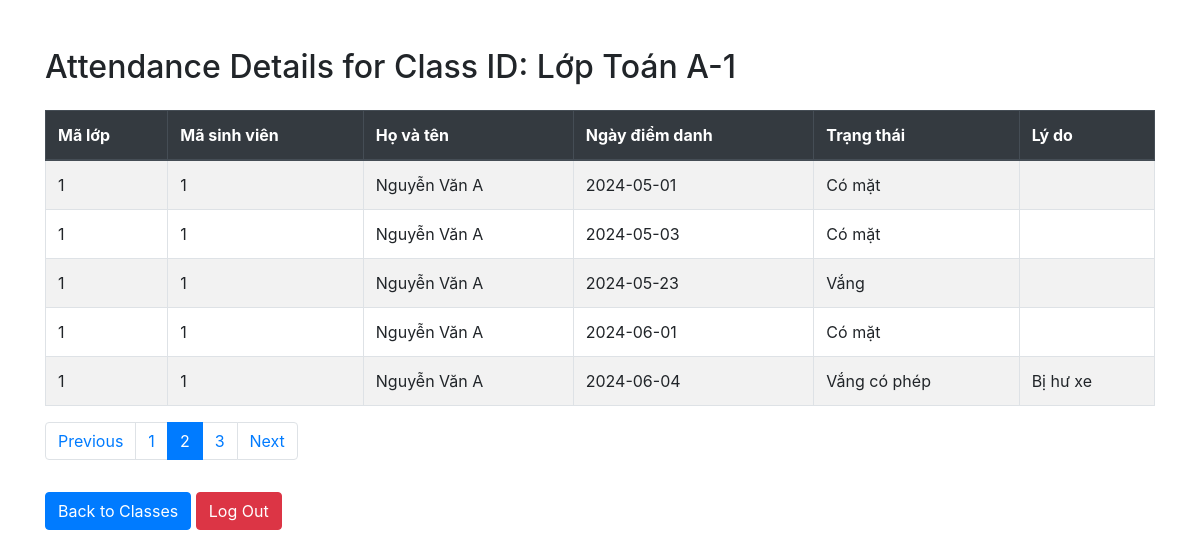
The app's page /code/chitietdiemdanh-sv.php?id=1&page=2 (signed in) with its own data.
### tables this page shows
CREATE TABLE `classes` (
  `class_id` int(11) NOT NULL,
  `class_name` varchar(255) NOT NULL,
  `subject_id` int(11) NOT NULL,
  `semester_id` int(11) NOT NULL,
  `teacher_id` int(11) NOT NULL
);

CREATE TABLE `attendances` (
  `attendance_id` int(11) NOT NULL,
  `class_id` int(11) NOT NULL,
  `student_id` int(11) NOT NULL,
  `attendance_date` date NOT NULL,
  `status` enum('Có mặt','Vắng','Vắng có phép') NOT NULL,
  `lydo` text DEFAULT NULL
);

CREATE TABLE `student` (
  `student_id` int(11) NOT NULL,
  `username` varchar(255) NOT NULL,
  `password` varchar(255) NOT NULL,
  `fullname` varchar(255) NOT NULL,
  `email` varchar(255) NOT NULL,
  `phone_number` varchar(255) NOT NULL
);

### code/chitietdiemdanh-sv.php (the view, shortened to what this page needs)
<?php
    include 'connect.php';
    $u = $_SESSION['username'];
    $id = $_GET['id'];
    $records_per_page = 5;
    $sql_count = "SELECT COUNT(*) AS total_records
                  FROM attendances att
                  INNER JOIN classes c ON c.class_id = att.class_id
                  INNER JOIN student stu ON att.student_id = stu.student_id
                  WHERE att.class_id = ? AND stu.username = ?";
    $stm_count = $conn->prepare($sql_count);
    $stm_count->execute([$id, $u]);
    $row_count = $stm_count->fetch(PDO::FETCH_ASSOC);
    $total_records = $row_count['total_records'];
    $total_pages = ceil($total_records / $records_per_page);
    if (!isset($_GET['page'])) {
        $page = 1;
    } else {
        $page = $_GET['page'];
    }
    $start_from = ($page - 1) * $records_per_page;
    $sql = "SELECT att.attendance_id, att.class_id, att.student_id, att.attendance_date, att.status, att.lydo, stu.fullname, c.class_name
            FROM attendances att
            INNER JOIN classes c ON c.class_id = att.class_id
            INNER JOIN student stu ON att.student_id = stu.student_id
            WHERE att.class_id = ? AND stu.username = ?
            LIMIT $start_from, $records_per_page";
    $stm = $conn->prepare($sql);
    $stm->execute([$id, $u]);
    $data = $stm->fetchAll(PDO::FETCH_OBJ);
    $classname = '';
    foreach ($data as $item) {
        $classname = $item->class_name;
    }
?>
<!DOCTYPE html>
<html lang="en">
<head>
    <link rel="stylesheet" href="https://stackpath.bootstrapcdn.com/bootstrap/4.5.2/css/bootstrap.min.css">
</head>
<body>
    <div class="container mt-5">
        <h2 class="mb-4">Attendance Details for Class ID: <?php echo htmlspecialchars($classname); ?></h2>
        <table class="table table-bordered table-striped">
            <thead class="thead-dark">
                <tr>
                    <th>Mã lớp</th>
                    <th>Mã sinh viên</th>
                    <th>Họ và tên</th>
                    <th>Ngày điểm danh</th>
                    <th>Trạng thái</th>
                    <th>Lý do</th>
                </tr>
            </thead>
            <tbody>
            <?php foreach ($data as $item) { ?>
                <tr>
                    <td><?php echo htmlspecialchars($item->class_id); ?></td>
                    <td><?php echo htmlspecialchars($item->student_id); ?></td>
                    <td><?php echo htmlspecialchars($item->fullname); ?></td>
                    <td><?php echo htmlspecialchars($item->attendance_date); ?></td>
                    <td><?php echo htmlspecialchars($item->status); ?></td>
                    <td><?php echo htmlspecialchars($item->lydo); ?></td>
                </tr>
            <?php } ?>
            </tbody>
        </table>
        <?php if ($total_pages > 1) { ?>
        <ul class="pagination">
            <?php if ($page > 1) { ?>
                <li class="page-item"><a class="page-link" href="chitietdiemdanh-sv.php?id=<?php echo $id; ?>&page=<?php echo $page - 1; ?>">Previous</a></li>
            <?php } ?>
            <?php for ($i = 1; $i <= $total_pages; $i++) { ?>
                <li class="page-item <?php if ($i == $page) echo 'active'; ?>"><a class="page-link" href="chitietdiemdanh-sv.php?id=<?php echo $id; ?>&page=<?php echo $i; ?>"><?php echo $i; ?></a></li>
            <?php } ?>
            <?php if ($page < $total_pages) { ?>
                <li class="page-item"><a class="page-link" href="chitietdiemdanh-sv.php?id=<?php echo $id; ?>&page=<?php echo $page + 1; ?>">Next</a></li>
            <?php } ?>
        </ul>
        <?php } ?>
        <a href="student.php" class="btn btn-primary mt-3">Back to Classes</a>
        <a href="./logout.php" class="btn btn-danger mt-3">Log Out</a>
    </div>
</body>
</html>

### records on screen
classes: class_name "Lớp Toán A-1"
attendances: class "1", student "1", student.fullname "Nguyễn Văn A", attendance_date "2024-05-01", status "Có mặt"
attendances: class "1", student "1", student.fullname "Nguyễn Văn A", attendance_date "2024-05-03", status "Có mặt"
attendances: class "1", student "1", student.fullname "Nguyễn Văn A", attendance_date "2024-05-23", status "Vắng"
attendances: class "1", student "1", student.fullname "Nguyễn Văn A", attendance_date "2024-06-01", status "Có mặt"
attendances: class "1", student "1", student.fullname "Nguyễn Văn A", attendance_date "2024-06-04", status "Vắng có phép", lydo "Bị hư xe"
